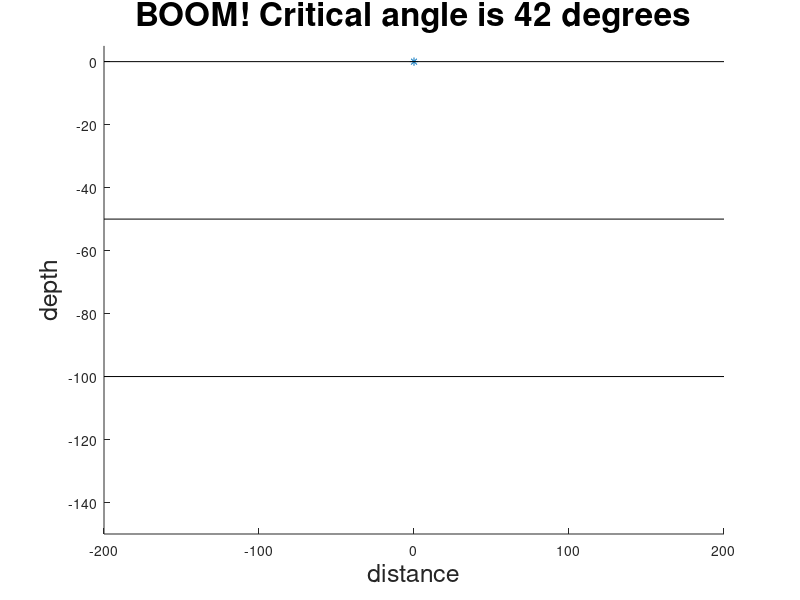

Write MATLAB code to recreate this figure. (Note: this script raises an error after producing the figure.)
clear all;
clf;

% Initialize variables.
rayNum = 10;                 
v1 = 400;                          % Layer velocities.
v2 = 600;
v3 = 800;
theta1 = asin(v1/v2);              % Critical angle.
disp('Critical angle:');
disp(theta1);
theta2 = asin(sin(theta1)*(v2/v1));
theta3 = asin(sin(theta2)*(v3/v2));
x0 = 0.0;                          % Shot location.
y0 = 0.0;                          % Ground.
y1 = 50;                           % Interface depth.
x1 = y1*tan(theta1);
y2 = 4*y1;
xStep = x1/rayNum;
thetaDegrees= theta1*57.2957795;
displayAngle = round(thetaDegrees)


% Set up figure.
axis([-4*y1,4*y1,-3*y1, .1*y1]);
xlabel('distance', 'FontSize', 18);
ylabel('depth', 'FontSize', 18);
title(sprintf('BOOM! Critical angle is %g degrees', ...
    displayAngle), 'FontSize', 24);
hold on; 

% Start plotting.
plot(x0, 0, '*');                    % Plot shot point.
line([4*y1 -4*y1], [0 0], 'Color', 'k');   % Draw 'ground'.
line([4*y1 -4*y1], [-y1 -y1], 'Color', 'k');   % Draw first interface.  
line([4*y1 -4*y1], [-2*y1 -2*y1], 'Color', 'k');    % Draw second interface.


for i=1:rayNum                  % First Layer up to critical angle.

    x1 = y1*tan(theta1);
    x1 = i*xStep;
    theta1 = atan(x1/y1);
    theta2 = asin(sin(theta1)*(v2/v1));
    theta3 = asin(sin(theta2)*(v3/v2));

    
   
        firstReflectX(1) = x0;                % Shot point.
        firstReflectY(1) = y0;

        firstReflectX(2) = x0+x1;             % Ray contacts interface.
        firstReflectY(2) = -y1;

        firstReflectX(3) = x0+2*x1;           % Ray is reflected to surface.
        firstReflectY(3) = y0;

        p1 = plot(firstReflectX, firstReflectY, 'EraseMode', 'none');

        firstReflectX2(1) = x0;                 % Process repeated in opposite direction.
        firstReflectY2(1) = y0;

        firstReflectX2(2) = x0-x1;
        firstReflectY2(2) = -y1;

        firstReflectX2(3) = -(x0+2*x1);
        firstReflectY2(3) = y0;

        plot(firstReflectX2, firstReflectY2);
    
        firstRefractX(1) = x0+x1;
        firstRefractY(1) = -y1;
    
        firstRefractX(2) = y1*tan(theta2);
        firstRefractY(2) = -2*y1;
 
        plot(firstRefractX, firstRefractY, 'r');
    
        firstRefractX2(1) = x0-x1;
        firstRefractY2(1) = -y1;
    
        firstRefractX2(2) = -y1*tan(theta2);
        firstRefractY2(2) = -2*y1;
 
        p2 = plot(firstRefractX2, firstRefractY2, 'r');
        
end



for i=1:3                         % First layer reflections past critical distance
    x1 = y1*tan(theta1);    
    x1 = x1+i*xStep;
    theta1 = atan(x1/y1);
    theta2 = asin(sin(theta1)*(v2/v1));
    
        reflectX(1) = x0;                % Shot point.
        reflectY(1) = y0;

        reflectX(2) = x0+x1;             % Ray contacts interface.
        reflectY(2) = -y1;

        reflectX(3) = x0+2*x1;           % Ray is reflected to surface.
        reflectY(3) = y0;

        p4 = plot(reflectX, reflectY, 'k', 'EraseMode', 'none');

        reflectX2(1) = x0;                 % Process repeated in opposite direction.
        reflectY2(1) = y0;

        reflectX2(2) = x0-x1;
        reflectY2(2) = -y1;

        reflectX2(3) = -(x0+2*x1);
        reflectY2(3) = y0;

        plot(reflectX2, reflectY2, 'k');
        
end

for i=1:rayNum*(1/2)                  % First Layer up to critical angle.

    x1 = y1*tan(theta1);
    x1 = i*xStep;
    theta1 = atan(x1/y1);
    theta2 = asin(sin(theta1)*(v2/v1));
    theta3 = asin(sin(theta2)*(v3/v2));

    
   
        firstReflectX(1) = x0;                % Shot point.
        firstReflectY(1) = y0;

        firstReflectX(2) = x0+x1;             % Ray contacts interface.
        firstReflectY(2) = -y1;

        firstReflectX(3) = x0+2*x1;           % Ray is reflected to surface.
        firstReflectY(3) = y0;

        p1 = plot(firstReflectX, firstReflectY, 'EraseMode', 'none');

        firstReflectX2(1) = x0;                 % Process repeated in opposite direction.
        firstReflectY2(1) = y0;

        firstReflectX2(2) = x0-x1;
        firstReflectY2(2) = -y1;

        firstReflectX2(3) = -(x0+2*x1);
        firstReflectY2(3) = y0;

        plot(firstReflectX2, firstReflectY2);
    
        firstRefractX(1) = x0+x1;
        firstRefractY(1) = -y1;
    
        firstRefractX(2) = y1*tan(theta2);
        firstRefractY(2) = -2*y1;
 
        plot(firstRefractX, firstRefractY, 'r');
    
        firstRefractX2(1) = x0-x1;
        firstRefractY2(1) = -y1;
    
        firstRefractX2(2) = -y1*tan(theta2);
        firstRefractY2(2) = -2*y1;
 
        p2 = plot(firstRefractX2, firstRefractY2, 'r');
        
        secondRefractX(1) = y1*tan(theta2);
        secondRefractY(1) = -2*y1;
        
        secondRefractX(2) = y1*tan(theta2)+y2*tan(theta3);
        secondRefractY(2) = -y2;
        
        plot(secondRefractX, secondRefractY, 'm');
        
        secondRefractX(1) = -(y1*tan(theta2));
        secondRefractY(1) = -2*y1;
        
        secondRefractX(2) = -(y1*tan(theta2)+y2*tan(theta3));
        secondRefractY(2) = -y2;
        
        p3 = plot(secondRefractX, secondRefractY, 'm');
  
end
    

legend([p1, p4, p2, p3],'Reflection', 'Reflection past critical distance', 'Refraction (1st layer)', 'Refraction (2nd layer)');
hold off;



    